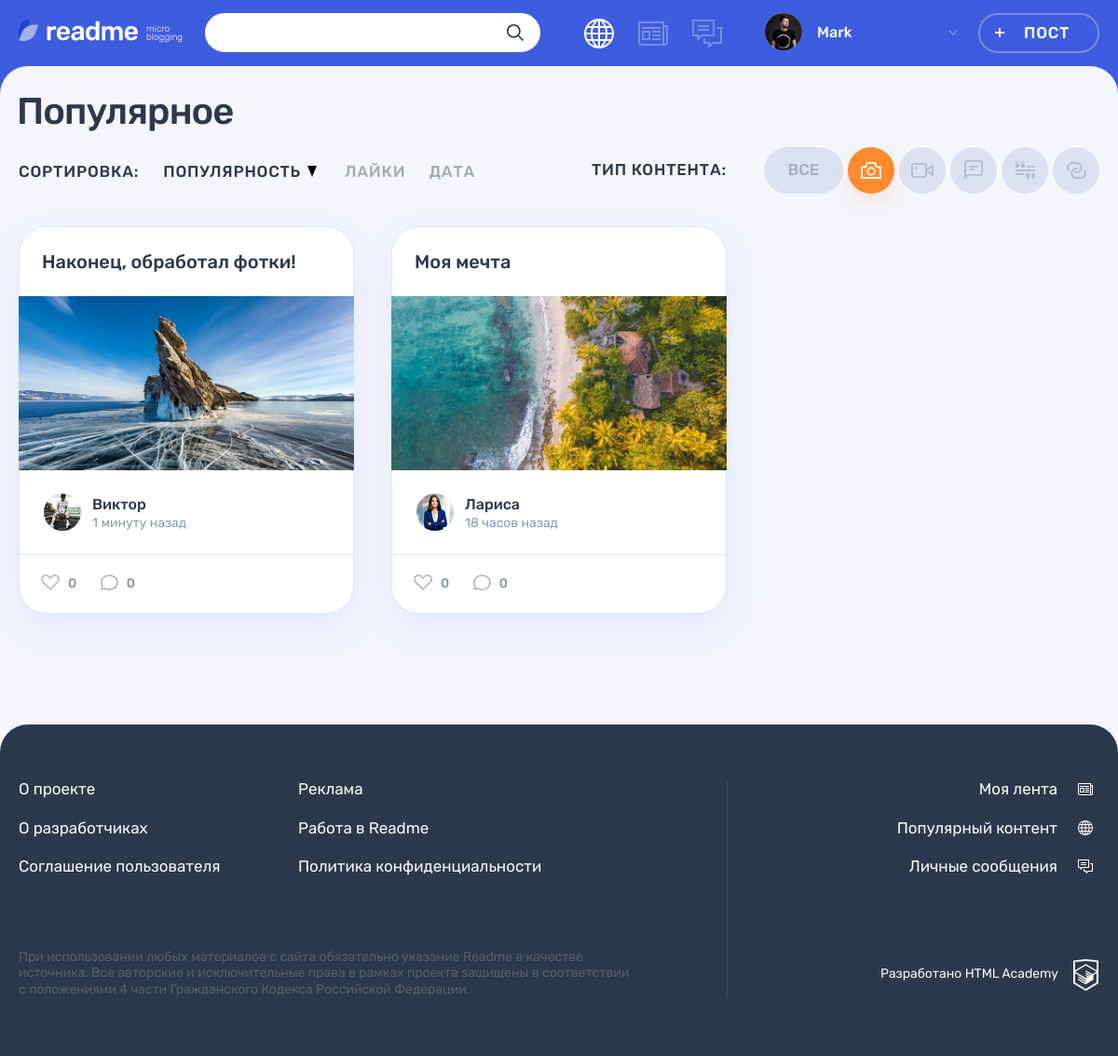
Page /popular.php?post_type=1 on the committed database.
### tables this page shows
CREATE TABLE IF NOT EXISTS content_types  (
id INT UNSIGNED AUTO_INCREMENT PRIMARY KEY,
type_name VARCHAR(128),
type_class VARCHAR(128)
);

CREATE TABLE IF NOT EXISTS posts (
id INT UNSIGNED AUTO_INCREMENT PRIMARY KEY,
author_id INT UNSIGNED,
post_type INT UNSIGNED,
dt_add DATETIME,
heading VARCHAR(128),
content TEXT,
quote_author TEXT,
img_url VARCHAR(128),
youtube_url VARCHAR(128),
url VARCHAR(128),
view_count INT,
FOREIGN KEY (author_id) REFERENCES users(id)
ON UPDATE CASCADE
ON DELETE CASCADE,
FOREIGN KEY (post_type) REFERENCES content_types(id)
ON UPDATE CASCADE
ON DELETE CASCADE
);

CREATE TABLE IF NOT EXISTS users (
id INT UNSIGNED AUTO_INCREMENT PRIMARY KEY,
username VARCHAR(32) NOT NULL UNIQUE,
dt_add DATETIME,
email VARCHAR(128) NOT NULL UNIQUE,
password VARCHAR(64),
avatar VARCHAR(128)
);

### helpers.php (called while the page is built, shortened)
<?php
function get_noun_plural_form(int $number, string $one, string $two, string $many): string
{
    $number = (int)$number;
    $mod10 = $number % 10;
    $mod100 = $number % 100;
    switch (true) {
        case ($mod100 >= 11 && $mod100 <= 20):
            return $many;
        case ($mod10 === 1):
            return $one;
    }
}
function include_template($name, array $data = [])
{
    $name = 'templates/' . $name;
    extract($data);
    require $name;
    $result = ob_get_clean();
    return $result;
}
function generate_random_date($index)
{
    $deltas = [['minutes' => 59], ['hours' => 23], ['days' => 6], ['weeks' => 4], ['months' => 11]];
    $dcnt = count($deltas);
    $delta = $deltas[$index];
    $timeval = rand(1, current($delta));
    $timename = key($delta);
    $ts = strtotime("$timeval $timename ago");
    $dt = date('Y-m-d H:i:s', $ts);
    return $dt;
}

### functions.php (called while the page is built, shortened)
<?php
function time_difference (DateTime $time, DateTime $current_time) {
    $diff = date_diff($current_time, $time);
    if ($diff->y > 0) {
        $relative_time = $diff->y . ' ' .
            get_noun_plural_form($diff->y, 'год', 'года', 'лет') . ' назад';
    }
    elseif ($diff->m > 0) {
        $relative_time = $diff->m . ' ' .
            get_noun_plural_form($diff->m, 'месяц', 'месяца', 'месяцев') . ' назад';
    }
    elseif ($diff->d > 6) {
        $relative_time = floor(($diff->d)/7) . ' ' .
            get_noun_plural_form(floor(($diff->d)/7),' неделю', ' недели', ' недель') . ' назад';
    }
    elseif ($diff->d > 0) {
        $relative_time = $diff->d . ' ' .
            get_noun_plural_form($diff->d, 'день', 'дня', 'дней') . ' назад';
    }
    elseif ($diff->h > 0) {
        $relative_time = $diff->h . ' ' .
            get_noun_plural_form($diff->h, 'час', 'часа', 'часов') . ' назад';
    }
    elseif ($diff->i > 0) {
        $relative_time = $diff->i . ' ' .
            get_noun_plural_form($diff->i, 'минуту', 'минуты', 'минут') . ' назад';
    }
    elseif ($diff->s >= 0) {
        $relative_time = 'Только что';
    }
    else {
        $relative_time = '';
    }
    return $relative_time;
}
function filter_size_ico(string $type) {
    if ($type == 'photo') {
        $result = ['w' => 22, 'h' => 18];
    }
    elseif ($type == 'video') {
        $result = ['w' => 24, 'h' => 16];
    }
    elseif ($type == 'text') {
        $result = ['w' => 20, 'h' => 21];
    }
    elseif ($type == 'quote') {
        $result = ['w' => 21, 'h' => 20];
    }
    elseif ($type == 'link') {
        $result = ['w' => 21, 'h' => 18];
    }
    else {
        $result = ['w' => '', 'h' => ''];
    }
    return($result);
}
function get_content_types(mysqli $con) {
    $result = mysqli_query($con, "SELECT * FROM content_types");
    return mysqli_fetch_all($result, MYSQLI_ASSOC);
}
function secure_query_bind_result(mysqli $connection, string $sql, bool $check, ...$params) {
    $param_types = '';
    foreach ($params as $param) {
        $param_types .= (gettype($param) == 'integer') ? 'i' : 's';
    }
    $prepared_sql = mysqli_prepare($connection, $sql);
    mysqli_stmt_bind_param($prepared_sql, $param_types, ...$params);
    mysqli_stmt_execute($prepared_sql);
    if ($check) {
        mysqli_stmt_bind_result($prepared_sql, $bind);
        mysqli_stmt_fetch($prepared_sql);
        mysqli_stmt_close($prepared_sql);
        return $bind;
    }
    else {
        return mysqli_stmt_get_result($prepared_sql);
    }
}

### templates/main.php (the view, shortened to what this page needs)
<div class="container">
    <h1 class="page__title page__title--popular">Популярное</h1>
</div>
<div class="popular container">
    <div class="popular__filters-wrapper">
        <div class="popular__sorting sorting">
            <b class="popular__sorting-caption sorting__caption">Сортировка:</b>
            <ul class="popular__sorting-list sorting__list">
                <li class="sorting__item sorting__item--popular">
                    <a class="sorting__link sorting__link--active" href="#">
                        <span>Популярность</span>
                        <svg class="sorting__icon" width="10" height="12">
                            <use xlink:href="#icon-sort"></use>
                        </svg>
                    </a>
                </li>
                <li class="sorting__item">
                    <a class="sorting__link" href="#">
                        <span>Лайки</span>
                    </a>
                </li>
                <li class="sorting__item">
                    <a class="sorting__link" href="#">
                        <span>Дата</span>
                    </a>
                </li>
            </ul>
        </div>
        <div class="popular__filters filters">
            <b class="popular__filters-caption filters__caption">Тип контента:</b>
            <ul class="popular__filters-list filters__list">
                <li class="popular__filters-item popular__filters-item--all filters__item filters__item--all">
                    <a class="filters__button filters__button--ellipse filters__button--all <?php if ($post_type == ''):?>filters__button--active <?php endif; ?>" href="index.php?">
                        <span>Все</span>
                    </a>
                </li>
                <?php foreach($content_types as $content_type): ?>
                <li class="popular__filters-item filters__item">
                    <a class="filters__button filters__button--<?=$content_type['type_class']?> button <?php if ($post_type == $content_type['id']):?>filters__button--active <?php endif; ?>" href="index.php?post_type=<?=$content_type['id']?>">
                        <?php $size_ico = filter_size_ico($content_type['type_class']);?>
                        <svg class="filters__icon" width="<?=$size_ico['w']?>" height="<?=$size_ico['h']?>">
                            <use xlink:href="#icon-filter-<?=$content_type['type_class']?>"></use>
                        </svg>
                    </a>
                </li>
                <?php endforeach; ?>
            </ul>
        </div>
    </div>
    <div class="popular__posts">
        <?php foreach($popular_posts as $post_index => $post): ?>
            <article class="popular__post post post-<?=$post['type_class']?>">
                <header class="post__header">
                    <h2><a href="post.php?id=<?=$post['id']?>" title="Открыть страницу поста <?=htmlspecialchars($post['heading'])?>"><?=htmlspecialchars($post['heading'])?></a></h2>
                </header>
                <div class="post__main">
                <?=include_template($post['type_class'] . '-post.php', ['post' => $post])?>
                </div>
            <footer class="post__footer">
                <div class="post__author">
                    <a class="post__author-link" href="#" title="Профиль <?=$post['username']?>">
                        <div class="post__avatar-wrapper">
                            <img class="post__author-avatar" src="<?=$post['avatar']?>" width="40" height="40" alt="Аватар пользователя">
                        </div>
                        <div class="post__info">
                            <b class="post__author-name"><?=htmlspecialchars($post['username'])?></b>
                            <?php $post_time = new DateTime(generate_random_date($post_index)); ?>
                            <time class="post__time" datetime="<?=$post_time->format('Y-m-d H:i:s')?>" title="<?=$post_time->format('d.m.Y H:i')?>"><?=time_difference($post_time, $now_time)?></time>
                        </div>
                    </a>
                </div>
                <div class="post__indicators">
                    <div class="post__buttons">
                        <a class="post__indicator post__indicator--likes button" href="#" title="Лайк">
                            <svg class="post__indicator-icon" width="20" height="17">
                                <use xlink:href="#icon-heart"></use>
                            </svg>
                            <span>0</span>
                        </a>
                        <a class="post__indicator post__indicator--comments button" href="#" title="Комментарии">
                            <svg class="post__indicator-icon" width="19" height="17">
                                <use xlink:href="#icon-comment"></use>
                            </svg>
                            <span>0</span>
                        </a>
                    </div>
                </div>
            </footer>
        </article>
        <?php endforeach; ?>
    </div>
</div>

### templates/photo-post.php
<div class="post-photo__image-wrapper">
    <img src="<?=htmlspecialchars($post['img_url'])?>" alt="Фото от пользователя <?=htmlspecialchars($post['username'])?> к посту '<?=htmlspecialchars($post['heading'])?>'" width="360" height="240">
</div>

### rows in the picture
posts: heading "Наконец, обработал фотки!", img_url (picture), author.avatar (picture), author.username "Виктор"
posts: heading "Моя мечта", img_url (picture), author.avatar (picture), author.username "Лариса"

### other values in the picture
$user_name "Mark"
